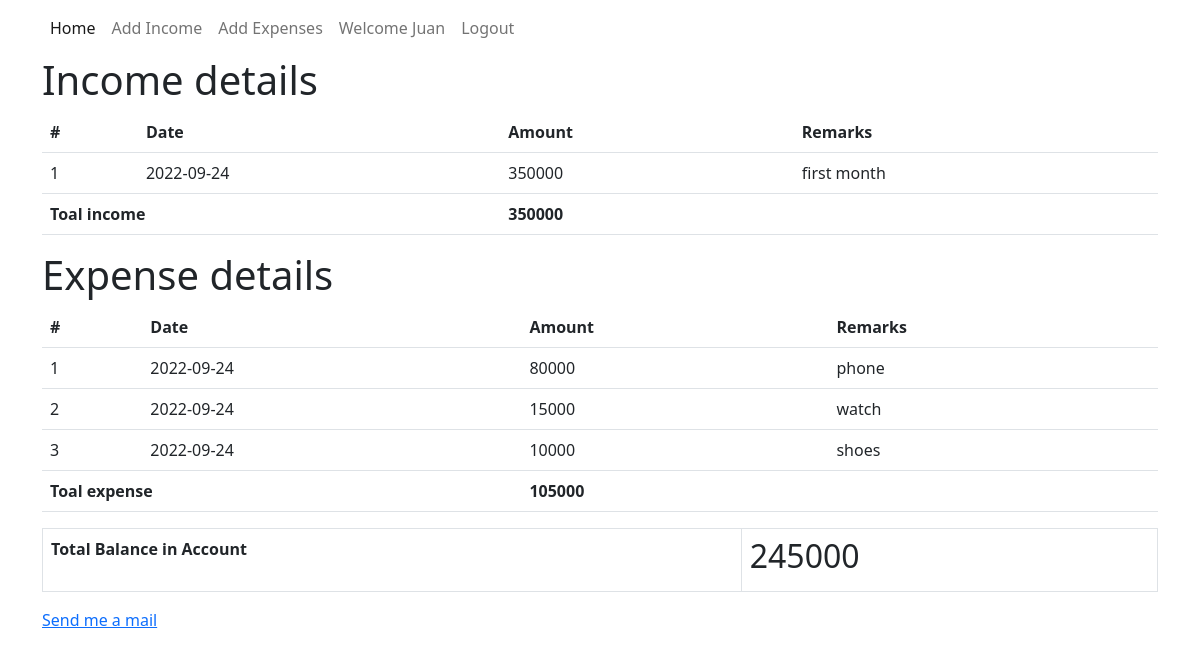
/dashboard.php (signed in), run on the app's committed database.
### tables this page shows
CREATE TABLE `income` (
  `id` int(150) NOT NULL,
  `uid` int(150) NOT NULL,
  `amount` varchar(500) NOT NULL,
  `dt` varchar(500) NOT NULL,
  `remarks` varchar(500) NOT NULL
);

CREATE TABLE `expense` (
  `id` int(150) NOT NULL,
  `uid` int(150) NOT NULL,
  `amount` varchar(500) NOT NULL,
  `dt` varchar(500) NOT NULL,
  `remarks` varchar(500) NOT NULL
);

### dashboard.php (the view, shortened to what this page needs)
<?php session_start();
$user_id = $_SESSION['user_id'];
$name = $_SESSION['name'];
?>
<!DOCTYPE html>
<html lang="en">
<head>
    <link href="https://cdn.jsdelivr.net/npm/bootstrap@5.2.1/dist/css/bootstrap.min.css" rel="stylesheet">
</head>
<body>
    <header>
    <nav class="navbar navbar-expand-lg">
  <div class="container">
    <div class="collapse navbar-collapse" id="navbarSupportedContent">
      <ul class="navbar-nav me-auto mb-2 mb-lg-0">
        <li class="nav-item">
          <a class="nav-link active" aria-current="page" href="dashboard.php">Home</a>
        </li>
        <li class="nav-item">
          <a class="nav-link" href="add-income.php">Add Income</a>
        </li>
        <li class="nav-item">
          <a class="nav-link" href="add-expense.php">Add Expenses</a>
        </li>
        <li class="nav-item">
            <a href="profile.php" class="nav-link">Welcome <?php echo $name;?></a>
        </li>
        <li class="nav-item">
            <a href="logout.php" class="nav-link">Logout</a>
        </li>
      </ul>
    </div>
  </div>
</nav>
    </header>
    <section class="container">
        <h1>Income details</h1>
        <?php
        $total_income = $total_expense = 0;
        $fetch_income = mysqli_query($conn, "SELECT * FROM `income` WHERE `income`.`uid` = '$user_id' ORDER BY `id` Desc; ");
        $count = mysqli_num_rows($fetch_income);
        if($count == 0){
            echo '<div class="alert alert-warning">No data of the user.</div>';
        }
        else{ ?>
            <table class="table">
                <tr>
                    <th>#</th>
                    <th>Date</th>
                    <th>Amount</th>
                    <th>Remarks</th>
                </tr>
                <?php
                $i = 1;
                while($row = mysqli_fetch_assoc($fetch_income)){
                    ?>
                    <tr>
                        <td><?php echo $i; $i = $i + 1; ?></td>
                        <td><?php echo $row['dt']; ?></td>
                        <td><?php echo $row['amount']; $total_income += $row['amount']; ?></td>
                        <td><?php echo $row['remarks']; ?></td>
                    </tr>
                <?php }
                ?>
                <tr>
                    <th colspan="2">Toal income</th>
                    <th colspan="2"><?php echo $total_income; ?></th>
                </tr>
            </table>
            <?php } ?>
            <h1>Expense details</h1>
            <?php
            $fetch_expense = mysqli_query($conn, "SELECT * FROM `expense` WHERE `expense`.`uid` = '$user_id' ORDER BY `id` Desc; ");
            $count = mysqli_num_rows($fetch_expense);
            if($count == 0){
                echo '<div class="alert alert-warning">No data of the user.</div>';
            }
            else{ ?>
                <table class="table">
                    <tr>
                        <th>#</th>
                        <th>Date</th>
                        <th>Amount</th>
                        <th>Remarks</th>
                    </tr>
                    <?php
                    $i = 1;
                    while($row = mysqli_fetch_assoc($fetch_expense)){
                        ?>
                        <tr>
                            <td><?php echo $i; $i = $i + 1; ?></td>
                            <td><?php echo $row['dt']; ?></td>
                            <td><?php echo $row['amount']; $total_expense += $row['amount']; ?></td>
                            <td><?php echo $row['remarks']; ?></td>
                        </tr>
                    <?php }
                    ?>
                    <tr>
                        <th colspan="2">Toal expense</th>
                        <th colspan="2"><?php echo $total_expense; ?></th>
                    </tr>
                </table>
            <?php } ?>
            <table class="table table-bordered">
                <tr>
                    <th>Total Balance in Account</th>
                    <th><h2><?php echo $total_income-$total_expense;
                    $balance =  $total_income-$total_expense;
                    ?></h2></th>
                </tr>
            </table>
            <a href="mail.php?income=<?php echo $total_income;?>&expense=<?php echo $total_expense;?>&balance=<?php echo $balance;?>">Send me a mail</a>
    </section>
</body>
</html>

### data on the page
income: dt "2022-09-24", amount "350000", remarks "first month"
expense: dt "2022-09-24", amount "80000", remarks "phone"
expense: dt "2022-09-24", amount "15000", remarks "watch"
expense: dt "2022-09-24", amount "10000", remarks "shoes"

### other printed values
$name "Juan"
$total_income "350000"
$total_expense "105000"
$total_income-$total_expense "245000"
